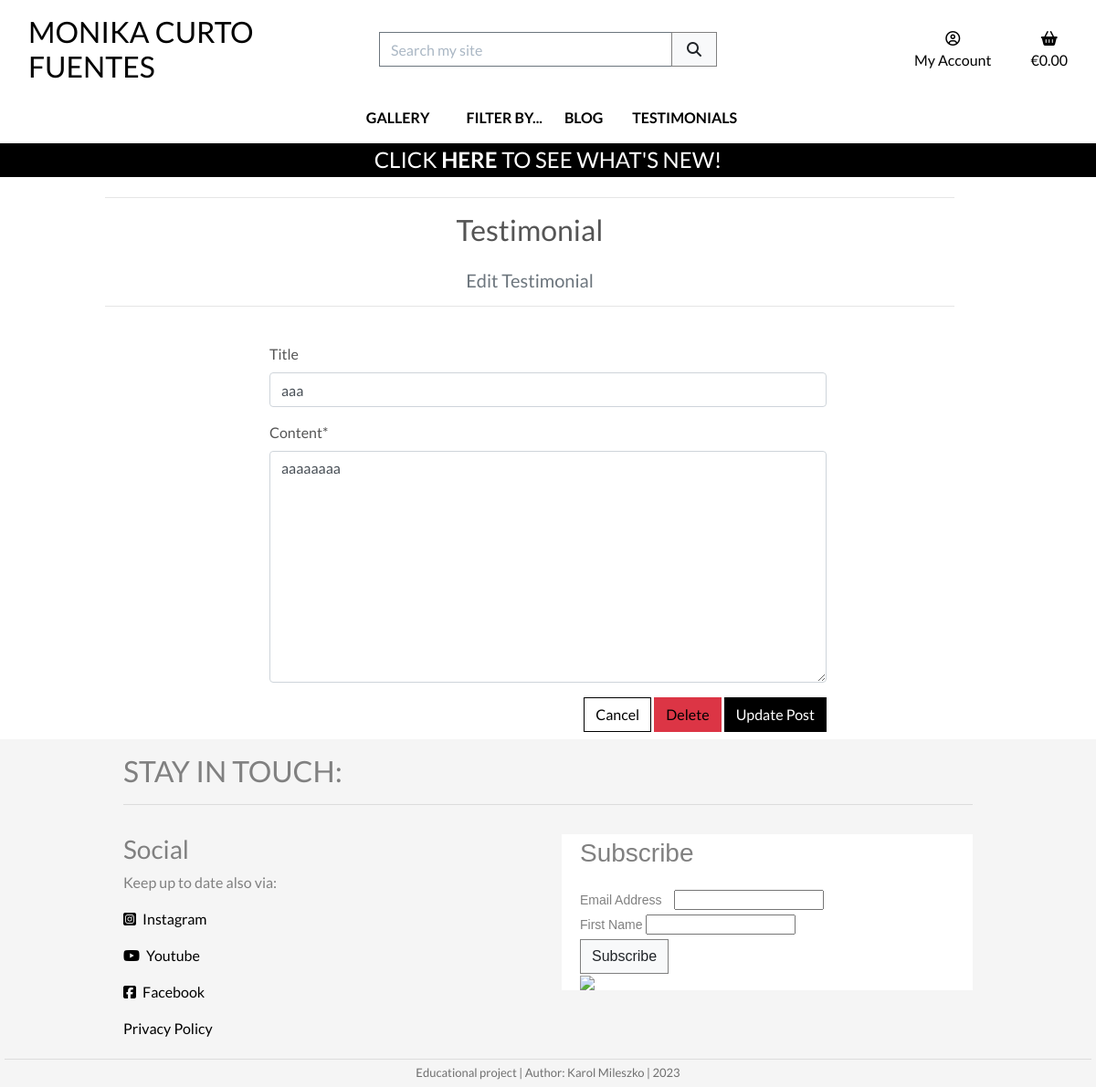
/testimonials/edit/29/ (signed in), run on an earlier commit of the app's database.
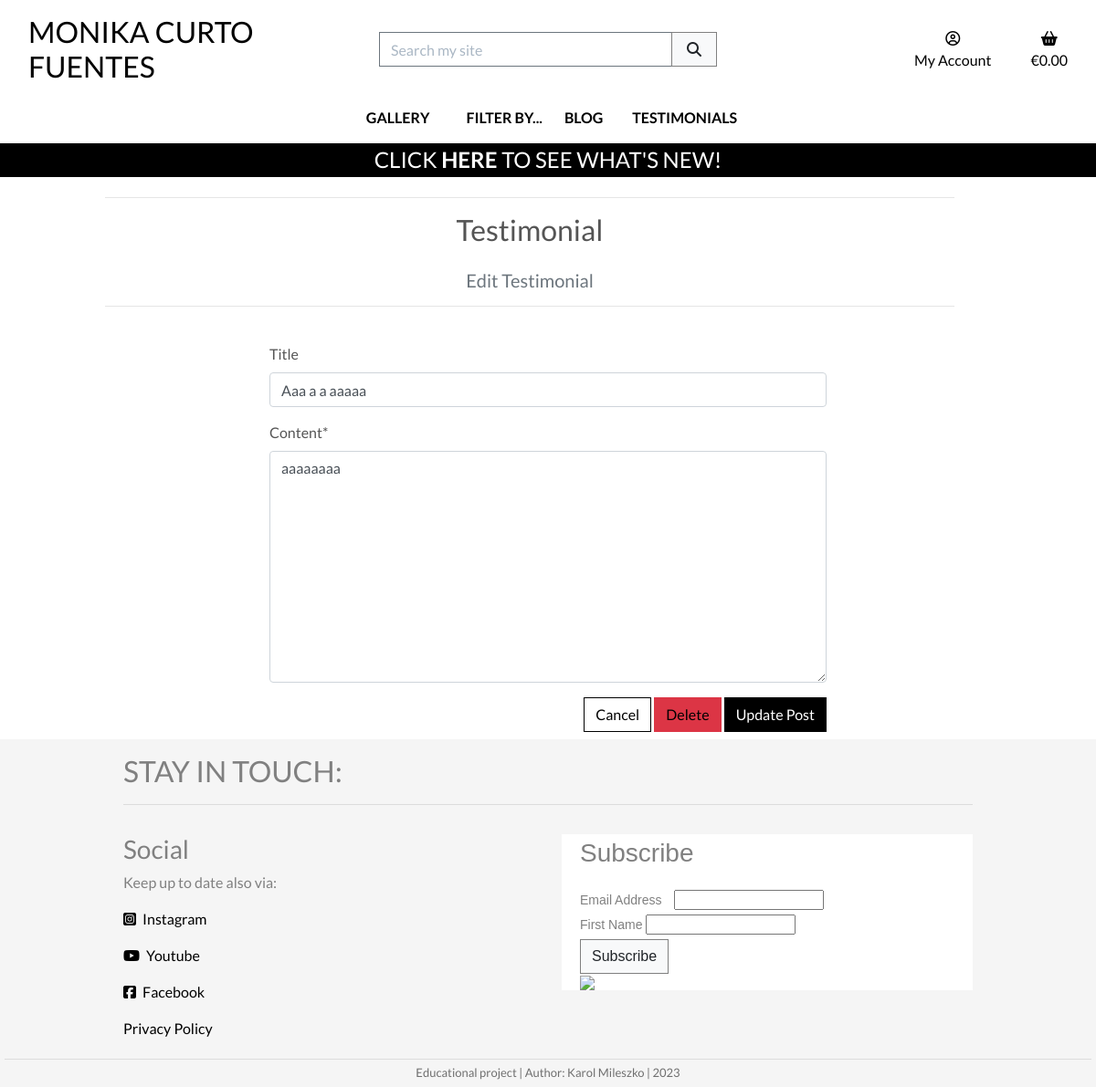
And on a later commit of the database.
### testimonials/models.py (models this page shows, shortened)
class Testimonial(models.Model):
    class Meta:
        ordering = ['-created_on']
    title = models.CharField(
        max_length=150,
        null=True,
        blank=True)
    author = models.ForeignKey(
        User,
        on_delete=models.SET_NULL,
        related_name="testimonials",
        null=True,
        blank=True)
    content = models.TextField()
    created_on = models.DateTimeField(
        auto_now_add=True)
    updated_on = models.DateTimeField(
        auto_now=True)
    priority = models.CharField(
        max_length=10,
        choices=PRIORITY_CHOICES,
        default="3 - Normal",
        null=True,
        blank=True)
    live = models.BooleanField(
        default=False)

### testimonials/views.py (the view)
@login_required
def testimonial_edit(request, testimonial_id):
    if not request.user.is_authenticated:
        messages.error(
            request,
            'Sorry, only authorized users can do that.')
        return redirect(
            reverse('home'))
    testimonial = get_object_or_404(Testimonial, pk=testimonial_id)
    if request.method == 'POST':
        form = TestimonialForm(
            request.POST,
            request.FILES,
            instance=testimonial)
        if form.is_valid():
            testimonial = form.save()
            messages.success(
                request,
                f'Successfully updated {testimonial.title}!')
            template = 'testimonials/testimonial_detail.html'
            context = {
                'form': form,
                'testimonial': testimonial,
                'hide_bag_toast': True
            }
            return render(request, template, context)
        else:
            messages.error(
                request,
                'Failed to update testimonial. \
                    Please ensure the form is valid.')
    else:
        form = TestimonialForm(instance=testimonial)
        messages.info(
            request,
            f'You are editing {testimonial.title}')
    template = 'testimonials/testimonial_edit.html'
    context = {
        'form': form,
        'testimonial': testimonial,
        'hide_bag_toast': True
    }
    return render(request, template, context)

### testimonials/forms.py
class TestimonialForm(forms.ModelForm):
    class Meta:
        model = Testimonial
        fields = (
            'title',
            'content',
            )

### bag/contexts.py (called while the page is built, shortened)
def bag_contents(request):
    bag_items = []
    total = 0
    product_count = 0
    bag = request.session.get('bag', {})
    if total < settings.FREE_DELIVERY_THRESHOLD and total > 0:
        min_charge = settings.DELIVERY_MIN_CHARGE
        delivery = max(
            total * Decimal(settings.STANDARD_DELIVERY_PERCENTAGE / 100),
            min_charge)
        free_delivery_delta = settings.FREE_DELIVERY_THRESHOLD - total
    else:
        delivery = 0
        free_delivery_delta = 0
    grand_total = delivery + total
    context = {
        'bag_items': bag_items,
        'total': total,
        'product_count': product_count,
        'delivery': delivery,
        'free_delivery_delta': free_delivery_delta,
        'free_delivery_threshold': settings.FREE_DELIVERY_THRESHOLD,
        'grand_total': grand_total,
    }
    return context

### testimonials/templates/testimonials/testimonial_edit.html (shortened to what this page needs)
{% extends "base.html" %}
{% load static %}
{% block page_header %}
    {% include "includes/page_header.html" with title="Testimonial" subtitle="Edit Testimonial" %}
{% endblock %}
{% block content %}
    <div class="container">
        <div class="row">
            <div class="col-12 col-md-8 offset-md-2">
                <form method="POST" action="{% url 'testimonial_edit' testimonial.id %}" class="form mb-2" enctype="multipart/form-data">
                    {% for field in form %}
                        {{ field | as_crispy_field }}
                    {% endfor %}
                    <div class="text-right">
                        <a class="btn btn-outline-black rounded-0" href="{% url 'testimonial_detail' testimonial.id %}">Cancel</a>
                        <a href="{% url 'testimonial_delete' testimonial.id %}" class="btn btn-danger  float-start rounded-0">Delete</a>
                        <button class="btn btn-black rounded-0" type="submit">Update Post</button>
                    </div>
                </form>
            </div>
        </div>
    </div>
{% endblock %}

What changed in the data, as far as the page shows it:
changed Testimonial "aaaaaaaa": title "aaa" → "Aaa a a aaaaa"
